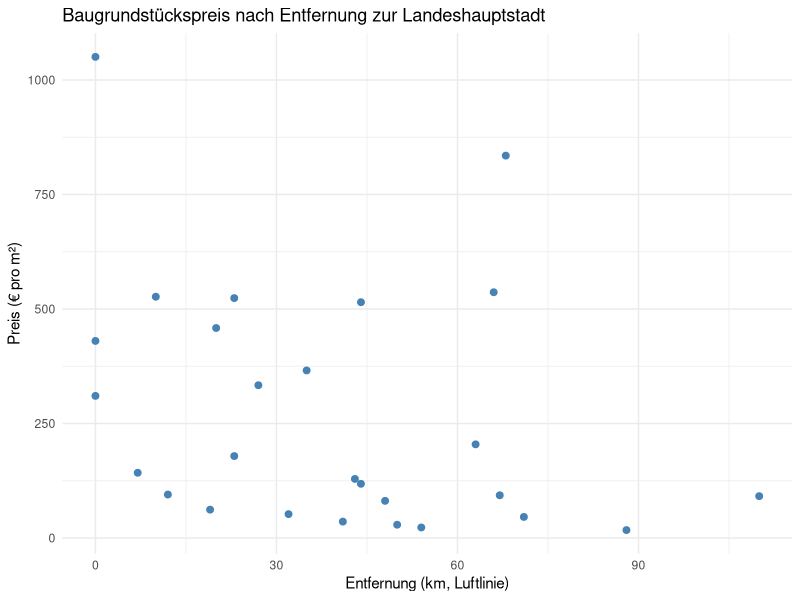
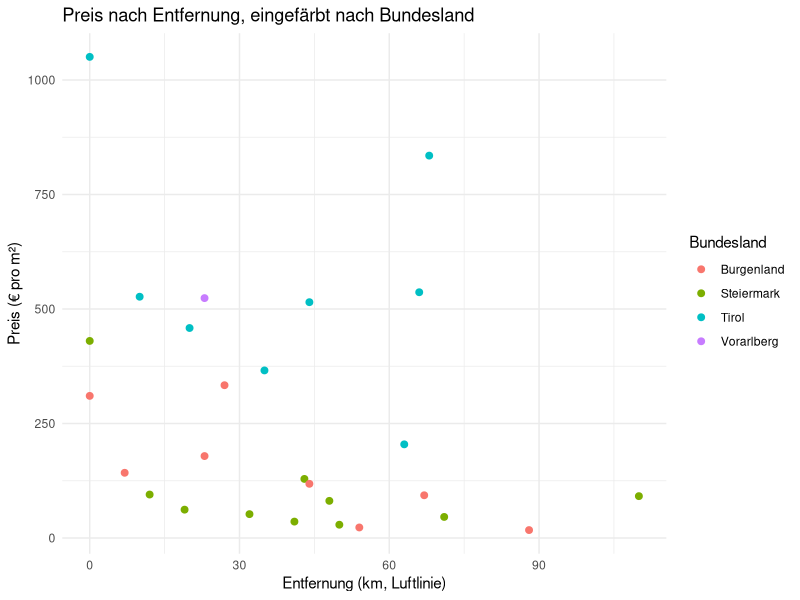
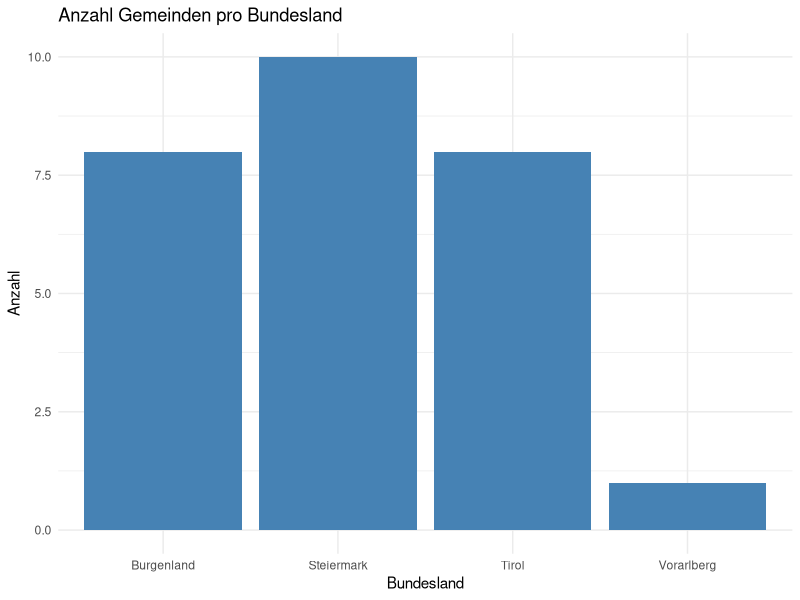
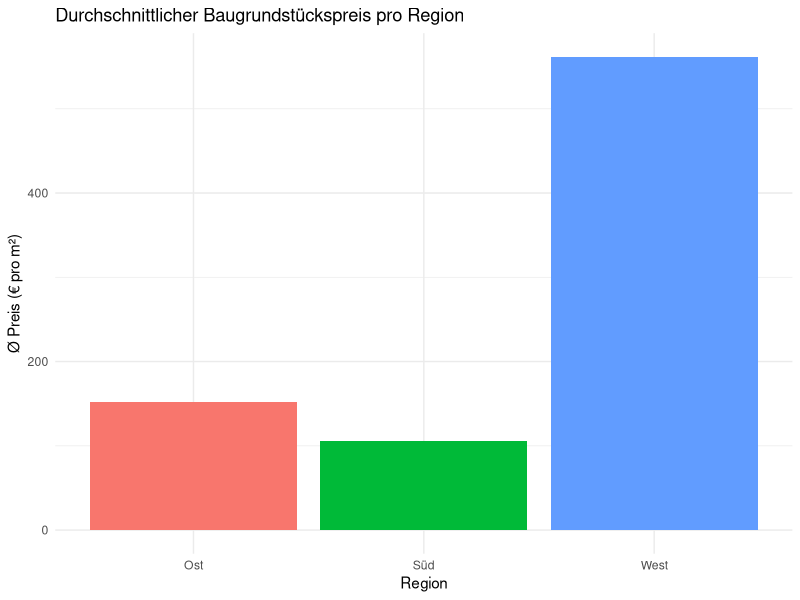
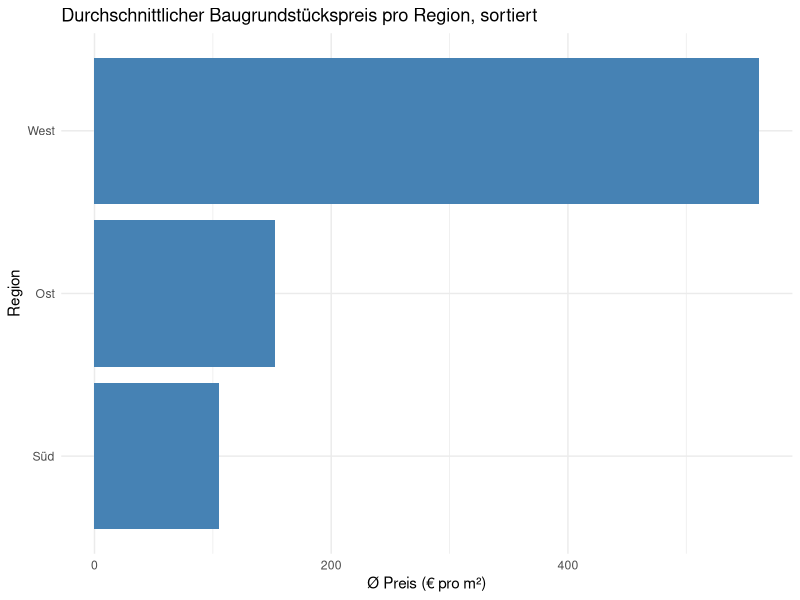
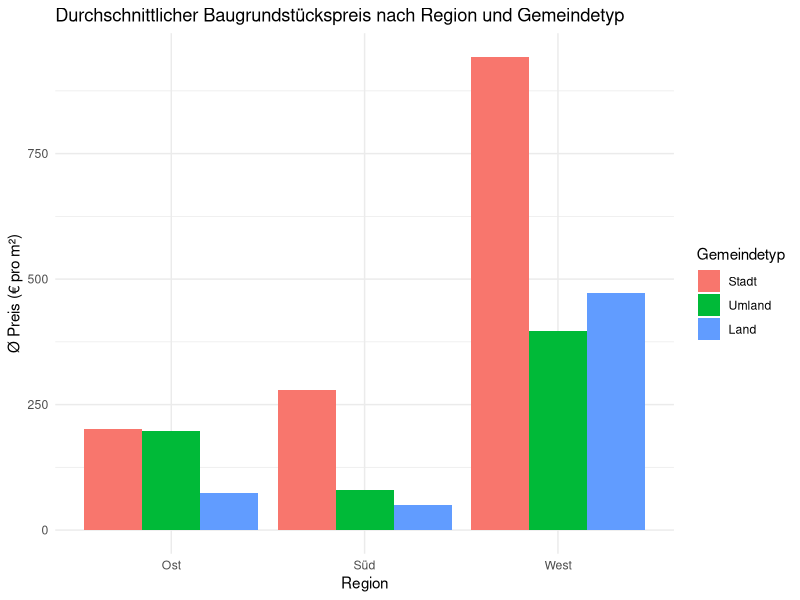
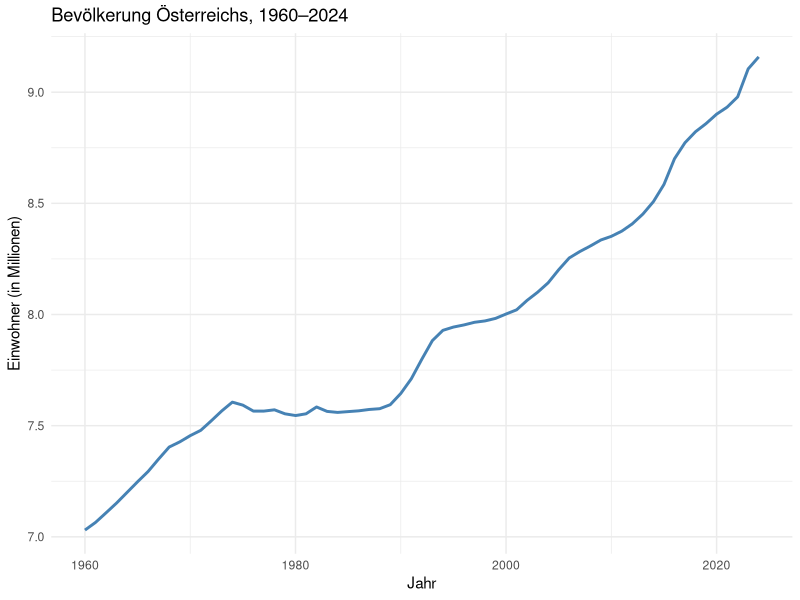
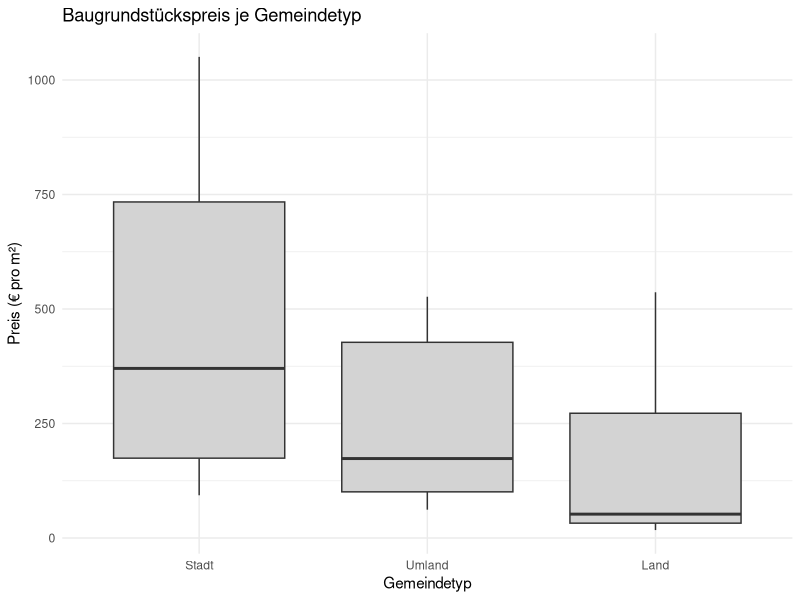

Write R code to recreate these figures, in order.
## ---- chunk 1
knitr::opts_chunk$set(echo = TRUE, message = FALSE)
options(width = 110)   # breite Tabellen nicht umbrechen
## ---- chunk 2
library(dplyr)     # Daten bearbeiten
library(tidyr)     # Tabellen umformen
library(ggplot2)   # Grafiken
## ---- chunk 3
gemeinden     <- read.csv("data/raw/gemeinden.csv")
bundeslaender <- read.csv("data/raw/bundeslaender.csv")
## ---- chunk 4
filter(gemeinden, preis_m2 > 400)
## ---- chunk 5
filter(gemeinden, typ %in% c("Stadt", "Umland"), entfernung_km <= 20)
## ---- chunk 6
select(gemeinden, gemeinde, bundesland, einwohner)
## ---- chunk 7
select(gemeinden, -c(gkz, entfernung_km))
## ---- chunk 8
arrange(gemeinden, desc(preis_m2))
## ---- chunk 9
# 1. Verschachteln: muss von innen nach außen gelesen werden
arrange(filter(gemeinden, bundesland == "Tirol"), desc(preis_m2))

# 2. Zwischenergebnisse speichern: lesbar, aber viele Hilfsvariablen
nur_tirol <- filter(gemeinden, bundesland == "Tirol")
arrange(nur_tirol, desc(preis_m2))
## ---- chunk 10
gemeinden %>%
  filter(bundesland == "Tirol") %>%
  arrange(desc(preis_m2))
## ---- chunk 11
gemeinden |>
  filter(bundesland == "Tirol") |>
  arrange(desc(preis_m2))
## ---- chunk 12
gemeinden <- gemeinden %>%
  mutate(dichte = round(einwohner / flaeche_km2))

head(gemeinden)
## ---- chunk 13
gemeinden <- gemeinden %>%
  mutate(preisniveau = case_when(
    is.na(preis_m2) ~ NA,          # fehlende Werte zuerst abfangen
    preis_m2 > 400  ~ "hoch",      # über 400
    preis_m2 > 100  ~ "mittel",    # über 100 bis 400 — alles über 400 ist schon "hoch"
    TRUE            ~ "niedrig"    # TRUE ist immer wahr: alle übrigen Zeilen
  ))  # eine Klammer schließt case_when(), eine mutate()

filter(gemeinden, gemeinde == "Ischgl")
## ---- chunk 14
gemeinden %>%
  filter(bundesland == "Tirol") %>%
  select(gemeinde, typ, preis_m2) %>%
  arrange(desc(preis_m2))
## ---- chunk 15
gemeinden %>% count(bundesland)
## ---- chunk 16
gemeinden %>%
  group_by(bundesland) %>%
  summarise(
    anzahl        = n(),
    preis_mean    = mean(preis_m2),
    einwohner_max = max(einwohner)
  )
## ---- chunk 17
gemeinden %>%
  group_by(bundesland) %>%
  summarise(anzahl = n(), preis_mean = mean(preis_m2, na.rm = TRUE))
## ---- chunk 18
gemeinden %>%
  group_by(bundesland, typ) %>%
  summarise(anzahl = n(), preis_mean = mean(preis_m2, na.rm = TRUE))
## ---- chunk 19
nrow(left_join(gemeinden, bundeslaender, by = "bundesland"))    # alle 28 Gemeinden, Viktorsberg mit Region NA
nrow(inner_join(gemeinden, bundeslaender, by = "bundesland"))   # 27 — Viktorsberg fällt weg
nrow(full_join(gemeinden, bundeslaender, by = "bundesland"))    # 29 — alle Gemeinden + Salzburg
## ---- chunk 20
gemeinden_join <- gemeinden %>%
  left_join(bundeslaender, by = "bundesland")

gemeinden_join %>% filter(is.na(region))
## ---- chunk 21
bev_breit <- read.csv("data/raw/ardeco_bevoelkerung.csv")

dim(bev_breit)   # Zeilen und Spalten: 75 Spalten sind zu viele, um alle anzuzeigen

# die ersten drei Zeilen, nur die Namensspalten und die ersten drei Jahre
bev_breit[1:3, c("TERRITORY_ID", "NAME_HTML", "X1960", "X1961", "X1962")]
## ---- chunk 22
bev_lang <- bev_breit %>%
  pivot_longer(cols = starts_with("X"), names_to = "jahr", values_to = "einwohner",
               names_prefix = "X") %>%          # das X vor der Jahreszahl entfernen
  mutate(jahr = as.integer(jahr)) %>%           # "1960" (Text) -> 1960 (Zahl)
  select(TERRITORY_ID, NAME_HTML, jahr, einwohner)

dim(bev_lang)    # jetzt viel mehr Zeilen, aber nur vier Spalten
head(bev_lang, 3)
## ---- chunk 23
bev_lang %>%
  filter(TERRITORY_ID %in% c("AT", "AT130"), jahr %in% c(1960, 1990, 2020)) %>%
  pivot_wider(names_from = jahr, values_from = einwohner, names_prefix = "einwohner_")
## ---- chunk 24
# dein Code

## ---- chunk 25
gemeinden_plot <- gemeinden_join %>%
  filter(!is.na(preis_m2)) %>%
  mutate(typ = factor(typ, levels = c("Stadt", "Umland", "Land")))
## ---- chunk 26
ggplot(gemeinden_plot, aes(x = entfernung_km, y = preis_m2)) +
  geom_point(color = "steelblue", size = 2) +
  labs(title = "Baugrundstückspreis nach Entfernung zur Landeshauptstadt",
       x = "Entfernung (km, Luftlinie)", y = "Preis (€ pro m²)") +
  theme_minimal()
## ---- chunk 27
ggplot(gemeinden_plot, aes(x = entfernung_km, y = preis_m2, color = bundesland)) +
  geom_point(size = 2) +
  labs(title = "Preis nach Entfernung, eingefärbt nach Bundesland",
       x = "Entfernung (km, Luftlinie)", y = "Preis (€ pro m²)", color = "Bundesland") +
  theme_minimal()
## ---- chunk 28
ggplot(gemeinden_plot, aes(x = bundesland)) +
  geom_bar(fill = "steelblue") +
  labs(title = "Anzahl Gemeinden pro Bundesland", x = "Bundesland", y = "Anzahl") +
  theme_minimal()
## ---- chunk 29
gemeinden_plot %>%
  filter(!is.na(region)) %>%
  group_by(region) %>%
  summarise(preis_mean = mean(preis_m2)) %>%
  ggplot(aes(x = region, y = preis_mean, fill = region)) +
  geom_col(show.legend = FALSE) +
  labs(title = "Durchschnittlicher Baugrundstückspreis pro Region",
       x = "Region", y = "Ø Preis (€ pro m²)") +
  theme_minimal()
## ---- chunk 30
gemeinden_plot %>%
  filter(!is.na(region)) %>%
  group_by(region) %>%
  summarise(preis_mean = mean(preis_m2)) %>%
  ggplot(aes(x = reorder(region, preis_mean), y = preis_mean)) +
  geom_col(fill = "steelblue") +
  coord_flip() +
  labs(title = "Durchschnittlicher Baugrundstückspreis pro Region, sortiert",
       x = "Region", y = "Ø Preis (€ pro m²)") +
  theme_minimal()
## ---- chunk 31
gemeinden_plot %>%
  filter(!is.na(region)) %>%
  group_by(region, typ) %>%
  summarise(preis_mean = mean(preis_m2)) %>%
  ggplot(aes(x = region, y = preis_mean, fill = typ)) +
  geom_col(position = "dodge") +
  labs(title = "Durchschnittlicher Baugrundstückspreis nach Region und Gemeindetyp",
       x = "Region", y = "Ø Preis (€ pro m²)", fill = "Gemeindetyp") +
  theme_minimal()
## ---- chunk 32
bev_lang %>%
  filter(TERRITORY_ID == "AT", jahr <= 2024) %>%
  ggplot(aes(x = jahr, y = einwohner / 1000000)) +
  geom_line(color = "steelblue", linewidth = 1) +
  labs(title = "Bevölkerung Österreichs, 1960–2024",
       x = "Jahr", y = "Einwohner (in Millionen)") +
  theme_minimal()
## ---- chunk 33
ggplot(gemeinden_plot, aes(x = typ, y = preis_m2)) +
  geom_boxplot(fill = "lightgrey") +
  labs(title = "Baugrundstückspreis je Gemeindetyp", x = "Gemeindetyp", y = "Preis (€ pro m²)") +
  theme_minimal()
## ---- chunk 34
ggplot(gemeinden_plot, aes(x = preis_m2)) +
  geom_histogram(bins = 8, fill = "steelblue", color = "white") +
  theme_minimal()
## ---- chunk 35
ggplot(gemeinden_plot, aes(x = entfernung_km, y = preis_m2)) +
  geom_point(color = "darkred") +
  facet_wrap(~bundesland) +
  labs(title = "Preis nach Entfernung, aufgeteilt nach Bundesland",
       x = "Entfernung (km, Luftlinie)", y = "Preis (€ pro m²)") +
  theme_bw()
## ---- chunk 36
# dein Code
